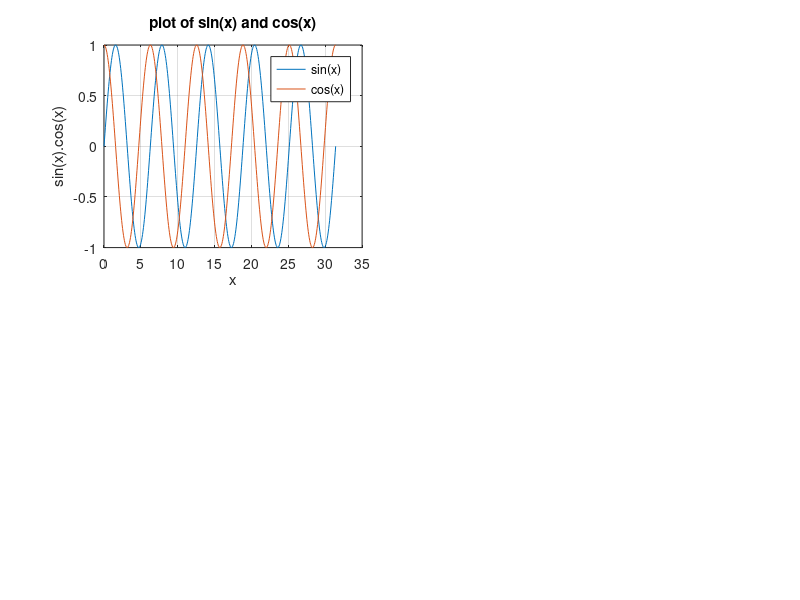

Source code (MATLAB):
%multiple curves x(t)=cos(t),y(t)=sin(t), 0<=t<=10pi
clc
clear all
x=linspace(0,10*pi,500);
y=sin(x);
y1=cos(x);
% first subplot: top left
subplot(2,2,1)
plot(x,y)
hold on
plot(x,y1)
grid on
xlabel('x')
ylabel('sin(x).cos(x)')
title('plot of sin(x) and cos(x)')
legend('sin(x)','cos(x)')
hold off
